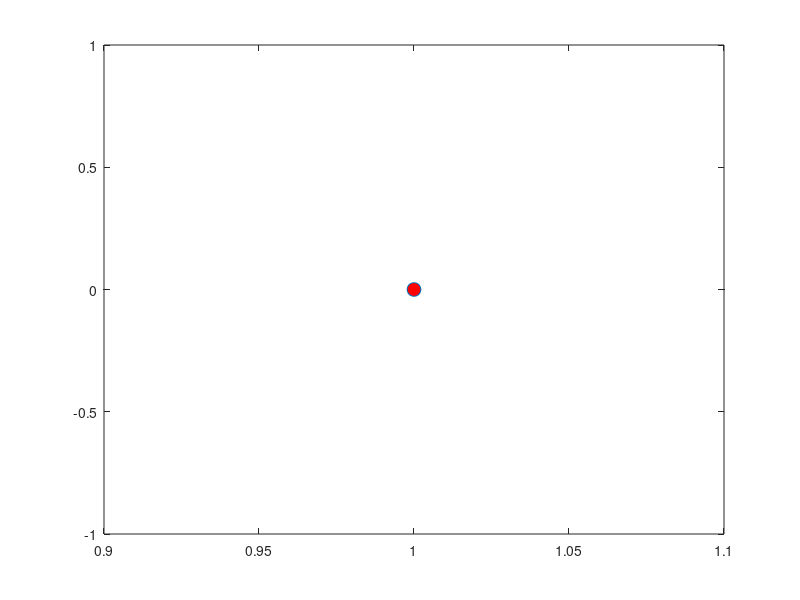

Recreate this plot in MATLAB. (Note: this script raises an error after producing the figure.)
clear; close all;
r=1;
% Create data
t = 0:0.001:1;   % Time data
th = 0:pi/50:2*pi;
%x = sin(2*pi*t); % Position data
x =1:-0.01:0;
y =0:0.01:1;
% Draw initial figure
figure(1);
set(gcf,'Renderer','OpenGL'); 
h = plot(x(1),0,'o','MarkerSize',10,'MarkerFaceColor','r');
set(h,'EraseMode','normal');
xlim([-1.5,1.5]);
ylim([-1.5,1.5]);
%x=x;
%y1=y;
j=1;
while j<=4
% Animation Loop
i = 1;
while i<=length(x)
    set(h,'XData',x(i),'YData',y(i));
    drawnow;
    i = i+1;
    pause(0.01);
end
if j==1
x =0:-0.01:-1;
y =1:-0.01:0;
elseif j==2
x =-1:0.01:0;
y =0:-0.01:-1;
elseif j==3
x =0:0.01:1;
y =-1:0.01:0;
else
p=1
end
j=j+1;
end

